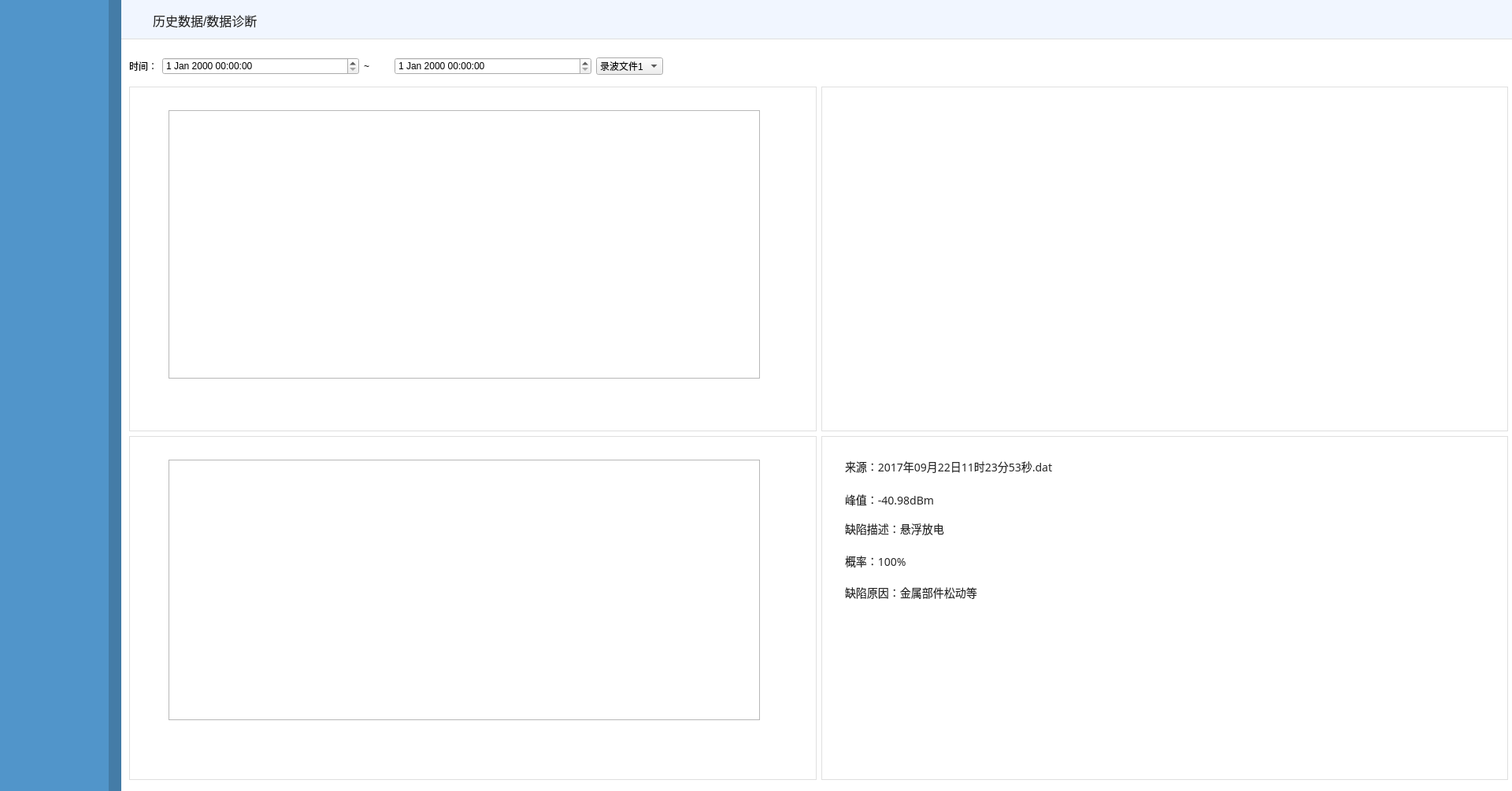
<?xml version="1.0" encoding="UTF-8"?>
<ui version="4.0">
 <class>DataCheckPage</class>
 <widget class="QWidget" name="DataCheckPage">
  <property name="geometry">
   <rect>
    <x>0</x>
    <y>0</y>
    <width>1920</width>
    <height>1005</height>
   </rect>
  </property>
  <property name="windowTitle">
   <string>Form</string>
  </property>
  <layout class="QHBoxLayout" name="horizontalLayout">
   <property name="spacing">
    <number>0</number>
   </property>
   <property name="leftMargin">
    <number>0</number>
   </property>
   <property name="topMargin">
    <number>0</number>
   </property>
   <property name="rightMargin">
    <number>0</number>
   </property>
   <property name="bottomMargin">
    <number>0</number>
   </property>
   <item>
    <widget class="QWidget" name="leftWidget" native="true">
     <property name="maximumSize">
      <size>
       <width>154</width>
       <height>16777215</height>
      </size>
     </property>
     <property name="styleSheet">
      <string notr="true">QWidget#leftWidget{
background:rgba(81,149,202,1);
border-style:solid;
border-width:0px 16px 0px 0px;
border-color:#447CA7;
}</string>
     </property>
    </widget>
   </item>
   <item>
    <widget class="QWidget" name="rightWidget" native="true">
     <property name="styleSheet">
      <string notr="true">QWidget#rightWidget{
	background:rgba(241,246,255,1);
}</string>
     </property>
     <layout class="QVBoxLayout" name="verticalLayout">
      <property name="spacing">
       <number>0</number>
      </property>
      <property name="leftMargin">
       <number>0</number>
      </property>
      <property name="topMargin">
       <number>0</number>
      </property>
      <property name="rightMargin">
       <number>0</number>
      </property>
      <property name="bottomMargin">
       <number>0</number>
      </property>
      <item>
       <widget class="QWidget" name="topWidget" native="true">
        <property name="maximumSize">
         <size>
          <width>1766</width>
          <height>50</height>
         </size>
        </property>
        <property name="styleSheet">
         <string notr="true">QWidget#topWidget{
	background:rgba(241,246,255,1);
	border-style:solid;
	border-color:#DFDFDF;
	border-width: 0px 0px 1px 0px;
}</string>
        </property>
        <widget class="QLabel" name="label">
         <property name="geometry">
          <rect>
           <x>40</x>
           <y>15</y>
           <width>161</width>
           <height>21</height>
          </rect>
         </property>
         <property name="styleSheet">
          <string notr="true">width:64px;
height:21px;
font-size:16px;
font-family:微软雅黑;
color:rgba(38,38,38,1);
line-height:21px;</string>
         </property>
         <property name="text">
          <string>历史数据/数据诊断</string>
         </property>
        </widget>
       </widget>
      </item>
      <item>
       <widget class="QWidget" name="funcWidget" native="true">
        <property name="styleSheet">
         <string notr="true">QWidget#funcWidget{
background:#FFFFFF;
}</string>
        </property>
        <widget class="QWidget" name="widget" native="true">
         <property name="geometry">
          <rect>
           <x>10</x>
           <y>60</y>
           <width>1751</width>
           <height>881</height>
          </rect>
         </property>
         <layout class="QGridLayout" name="gridLayout">
          <item row="0" column="0">
           <widget class="QWidget" name="chart1" native="true">
            <property name="styleSheet">
             <string notr="true">QWidget#chart1{
border: 1px solid #DFDFDF;
}</string>
            </property>
            <widget class="QChartView" name="chartView1">
             <property name="geometry">
              <rect>
               <x>50</x>
               <y>30</y>
               <width>751</width>
               <height>341</height>
              </rect>
             </property>
            </widget>
           </widget>
          </item>
          <item row="0" column="1">
           <widget class="QWidget" name="chart2" native="true">
            <property name="styleSheet">
             <string notr="true">QWidget#chart2{
border: 1px solid #DFDFDF;
}</string>
            </property>
           </widget>
          </item>
          <item row="1" column="0">
           <widget class="QWidget" name="chart3" native="true">
            <property name="styleSheet">
             <string notr="true">QWidget#chart3{
border: 1px solid #DFDFDF;
}</string>
            </property>
            <widget class="QChartView" name="chartView3">
             <property name="geometry">
              <rect>
               <x>50</x>
               <y>30</y>
               <width>751</width>
               <height>331</height>
              </rect>
             </property>
            </widget>
           </widget>
          </item>
          <item row="1" column="1">
           <widget class="QWidget" name="chart4" native="true">
            <property name="styleSheet">
             <string notr="true">QWidget#chart4{
border: 1px solid #DFDFDF;
}
QLabel{
width:267px;
height:19px;
font-size:14px;
font-family:MicrosoftYaHei;
color:rgba(38,38,38,1);
line-height:19px;
}</string>
            </property>
            <widget class="QLabel" name="label_4">
             <property name="geometry">
              <rect>
               <x>30</x>
               <y>30</y>
               <width>411</width>
               <height>18</height>
              </rect>
             </property>
             <property name="styleSheet">
              <string notr="true">width:267px;
height:19px;
font-size:14px;
font-family:MicrosoftYaHei;
color:rgba(38,38,38,1);
line-height:19px;
</string>
             </property>
             <property name="text">
              <string>来源：2017年09月22日11时23分53秒.dat</string>
             </property>
            </widget>
            <widget class="QLabel" name="label_5">
             <property name="geometry">
              <rect>
               <x>30</x>
               <y>50</y>
               <width>351</width>
               <height>61</height>
              </rect>
             </property>
             <property name="text">
              <string>峰值：-40.98dBm</string>
             </property>
            </widget>
            <widget class="QLabel" name="label_6">
             <property name="geometry">
              <rect>
               <x>30</x>
               <y>110</y>
               <width>191</width>
               <height>16</height>
              </rect>
             </property>
             <property name="text">
              <string>缺陷描述：悬浮放电</string>
             </property>
            </widget>
            <widget class="QLabel" name="label_7">
             <property name="geometry">
              <rect>
               <x>30</x>
               <y>150</y>
               <width>181</width>
               <height>18</height>
              </rect>
             </property>
             <property name="text">
              <string>概率：100%</string>
             </property>
            </widget>
            <widget class="QLabel" name="label_8">
             <property name="geometry">
              <rect>
               <x>30</x>
               <y>190</y>
               <width>281</width>
               <height>18</height>
              </rect>
             </property>
             <property name="text">
              <string>缺陷原因：金属部件松动等</string>
             </property>
            </widget>
           </widget>
          </item>
         </layout>
        </widget>
        <widget class="QWidget" name="layoutWidget">
         <property name="geometry">
          <rect>
           <x>10</x>
           <y>20</y>
           <width>678</width>
           <height>28</height>
          </rect>
         </property>
         <layout class="QHBoxLayout" name="horizontalLayout_2">
          <item>
           <widget class="QLabel" name="label_2">
            <property name="text">
             <string>时间：</string>
            </property>
           </widget>
          </item>
          <item>
           <widget class="QDateTimeEdit" name="startTimeEidt">
            <property name="minimumSize">
             <size>
              <width>250</width>
              <height>0</height>
             </size>
            </property>
           </widget>
          </item>
          <item>
           <widget class="QLabel" name="label_3">
            <property name="text">
             <string>~</string>
            </property>
           </widget>
          </item>
          <item>
           <widget class="QDateTimeEdit" name="endTimeEdit">
            <property name="minimumSize">
             <size>
              <width>250</width>
              <height>0</height>
             </size>
            </property>
           </widget>
          </item>
          <item>
           <widget class="QComboBox" name="comboBox">
            <item>
             <property name="text">
              <string>录波文件1</string>
             </property>
            </item>
            <item>
             <property name="text">
              <string>录波文件2</string>
             </property>
            </item>
            <item>
             <property name="text">
              <string>录波文件3</string>
             </property>
            </item>
           </widget>
          </item>
         </layout>
        </widget>
       </widget>
      </item>
     </layout>
    </widget>
   </item>
  </layout>
 </widget>
 <customwidgets>
  <customwidget>
   <class>QChartView</class>
   <extends>QGraphicsView</extends>
   <header>qchartview.h</header>
  </customwidget>
 </customwidgets>
 <resources/>
 <connections/>
</ui>
